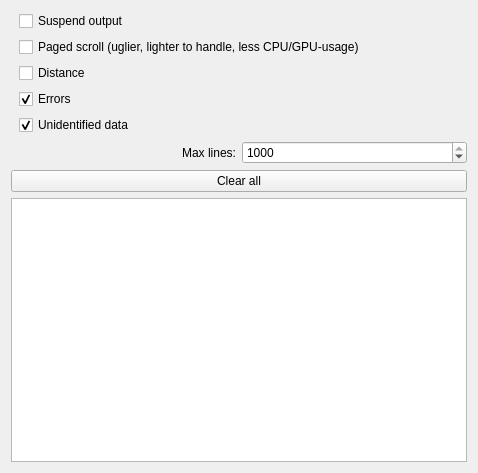
<?xml version="1.0" encoding="UTF-8"?>
<ui version="4.0">
 <class>LivoxMid360MessageMonitorForm</class>
 <widget class="QWidget" name="LivoxMid360MessageMonitorForm">
  <property name="geometry">
   <rect>
    <x>0</x>
    <y>0</y>
    <width>478</width>
    <height>473</height>
   </rect>
  </property>
  <property name="sizePolicy">
   <sizepolicy hsizetype="Expanding" vsizetype="Expanding">
    <horstretch>1</horstretch>
    <verstretch>1</verstretch>
   </sizepolicy>
  </property>
  <property name="windowTitle">
   <string>Form</string>
  </property>
  <layout class="QGridLayout" name="gridLayout">
   <item row="0" column="0">
    <layout class="QVBoxLayout" name="verticalLayout_Main">
     <item>
      <layout class="QVBoxLayout" name="verticalLayout_CheckBoxes">
       <property name="leftMargin">
        <number>8</number>
       </property>
       <item>
        <widget class="QCheckBox" name="checkBox_SuspendOutput">
         <property name="text">
          <string>Suspend output</string>
         </property>
        </widget>
       </item>
       <item>
        <widget class="QCheckBox" name="checkBox_PagedScroll">
         <property name="text">
          <string>Paged scroll (uglier, lighter to handle, less CPU/GPU-usage)</string>
         </property>
         <property name="checked">
          <bool>false</bool>
         </property>
        </widget>
       </item>
       <item>
        <widget class="QCheckBox" name="checkBox_Distance">
         <property name="text">
          <string>Distance</string>
         </property>
        </widget>
       </item>
       <item>
        <widget class="QCheckBox" name="checkBox_Errors">
         <property name="text">
          <string>Errors</string>
         </property>
         <property name="checked">
          <bool>true</bool>
         </property>
        </widget>
       </item>
       <item>
        <widget class="QCheckBox" name="checkBox_UnidentifiedData">
         <property name="text">
          <string>Unidentified data</string>
         </property>
         <property name="checked">
          <bool>true</bool>
         </property>
        </widget>
       </item>
      </layout>
     </item>
     <item>
      <layout class="QVBoxLayout" name="verticalLayout_CenterControls">
       <item>
        <layout class="QHBoxLayout" name="horizontalLayout_MaxLines">
         <item>
          <widget class="QLabel" name="label_MaxLines">
           <property name="text">
            <string>Max lines:</string>
           </property>
           <property name="alignment">
            <set>Qt::AlignRight|Qt::AlignTrailing|Qt::AlignVCenter</set>
           </property>
          </widget>
         </item>
         <item>
          <widget class="QSpinBox" name="spinBox_MaxLines">
           <property name="minimum">
            <number>10</number>
           </property>
           <property name="maximum">
            <number>1000</number>
           </property>
           <property name="singleStep">
            <number>10</number>
           </property>
           <property name="value">
            <number>1000</number>
           </property>
          </widget>
         </item>
        </layout>
       </item>
       <item>
        <widget class="QPushButton" name="pushButton_ClearAll">
         <property name="text">
          <string>Clear all</string>
         </property>
        </widget>
       </item>
      </layout>
     </item>
     <item>
      <widget class="QPlainTextEdit" name="plainTextEdit_Output"/>
     </item>
    </layout>
   </item>
  </layout>
 </widget>
 <resources/>
 <connections/>
</ui>
